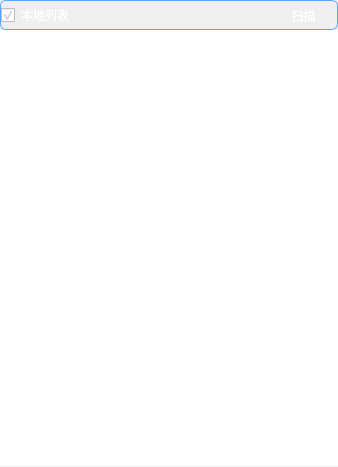
<?xml version="1.0" encoding="UTF-8"?>
<ui version="4.0">
 <class>NativeWidget</class>
 <widget class="QWidget" name="NativeWidget">
  <property name="geometry">
   <rect>
    <x>0</x>
    <y>0</y>
    <width>338</width>
    <height>467</height>
   </rect>
  </property>
  <property name="sizePolicy">
   <sizepolicy hsizetype="Preferred" vsizetype="Preferred">
    <horstretch>0</horstretch>
    <verstretch>0</verstretch>
   </sizepolicy>
  </property>
  <property name="minimumSize">
   <size>
    <width>338</width>
    <height>0</height>
   </size>
  </property>
  <property name="maximumSize">
   <size>
    <width>338</width>
    <height>16777215</height>
   </size>
  </property>
  <property name="windowTitle">
   <string>Form</string>
  </property>
  <property name="styleSheet">
   <string notr="true">border:none</string>
  </property>
  <layout class="QVBoxLayout" name="verticalLayout" stretch="2,9,1">
   <property name="spacing">
    <number>0</number>
   </property>
   <property name="leftMargin">
    <number>0</number>
   </property>
   <property name="topMargin">
    <number>0</number>
   </property>
   <property name="rightMargin">
    <number>0</number>
   </property>
   <property name="bottomMargin">
    <number>0</number>
   </property>
   <item>
    <widget class="QFrame" name="frame">
     <property name="sizePolicy">
      <sizepolicy hsizetype="Preferred" vsizetype="Fixed">
       <horstretch>0</horstretch>
       <verstretch>0</verstretch>
      </sizepolicy>
     </property>
     <property name="minimumSize">
      <size>
       <width>338</width>
       <height>30</height>
      </size>
     </property>
     <property name="maximumSize">
      <size>
       <width>338</width>
       <height>30</height>
      </size>
     </property>
     <property name="baseSize">
      <size>
       <width>0</width>
       <height>0</height>
      </size>
     </property>
     <property name="styleSheet">
      <string notr="true">border: 1px solid;
border-color: rgb(85, 170, 255);
color: rgb(159, 159, 159);
border-radius:6px;</string>
     </property>
     <property name="frameShape">
      <enum>QFrame::StyledPanel</enum>
     </property>
     <property name="frameShadow">
      <enum>QFrame::Raised</enum>
     </property>
     <layout class="QHBoxLayout" name="horizontalLayout" stretch="4,1">
      <property name="spacing">
       <number>0</number>
      </property>
      <property name="leftMargin">
       <number>0</number>
      </property>
      <property name="topMargin">
       <number>0</number>
      </property>
      <property name="rightMargin">
       <number>0</number>
      </property>
      <property name="bottomMargin">
       <number>0</number>
      </property>
      <item>
       <widget class="MyCheckBox" name="chBox_native">
        <property name="sizePolicy">
         <sizepolicy hsizetype="Preferred" vsizetype="Fixed">
          <horstretch>0</horstretch>
          <verstretch>0</verstretch>
         </sizepolicy>
        </property>
        <property name="minimumSize">
         <size>
          <width>0</width>
          <height>20</height>
         </size>
        </property>
        <property name="maximumSize">
         <size>
          <width>16777215</width>
          <height>20</height>
         </size>
        </property>
        <property name="styleSheet">
         <string notr="true">QCheckBox{
border:none;
font: 75 12pt &quot;微软雅黑&quot;;
color: rgb(255, 255, 255);
}


QCheckBox:indicator:enabled:unchecked
{
  image: url(:/Images/arrow_right.png);
}

QCheckBox:indicator:enabled:unchecked:pressed
{
  image: url(:/Images/arrow_right.png);
}
QCheckBox:indicator:enabled:checked
{
  image: url(:/Images/arrow_down.png);
}</string>
        </property>
        <property name="text">
         <string>本地列表</string>
        </property>
        <property name="checked">
         <bool>true</bool>
        </property>
       </widget>
      </item>
      <item>
       <widget class="QToolButton" name="tBtn_scan">
        <property name="sizePolicy">
         <sizepolicy hsizetype="Fixed" vsizetype="Fixed">
          <horstretch>0</horstretch>
          <verstretch>0</verstretch>
         </sizepolicy>
        </property>
        <property name="minimumSize">
         <size>
          <width>60</width>
          <height>30</height>
         </size>
        </property>
        <property name="maximumSize">
         <size>
          <width>160</width>
          <height>30</height>
         </size>
        </property>
        <property name="styleSheet">
         <string notr="true">QToolButton
{
  font: 12pt &quot;微软雅黑&quot;;
  color:white;
  border-radius:5px;
  border:none;
}</string>
        </property>
        <property name="text">
         <string>扫描</string>
        </property>
        <property name="icon">
         <iconset resource="image.qrc">
          <normaloff>:/rightImage/scan .png</normaloff>:/rightImage/scan .png</iconset>
        </property>
        <property name="iconSize">
         <size>
          <width>24</width>
          <height>24</height>
         </size>
        </property>
        <property name="toolButtonStyle">
         <enum>Qt::ToolButtonTextBesideIcon</enum>
        </property>
        <property name="autoRaise">
         <bool>true</bool>
        </property>
       </widget>
      </item>
     </layout>
    </widget>
   </item>
   <item>
    <widget class="QListWidget" name="listWid_nativeMusic">
     <property name="sizePolicy">
      <sizepolicy hsizetype="Preferred" vsizetype="Preferred">
       <horstretch>0</horstretch>
       <verstretch>0</verstretch>
      </sizepolicy>
     </property>
     <property name="minimumSize">
      <size>
       <width>338</width>
       <height>436</height>
      </size>
     </property>
     <property name="maximumSize">
      <size>
       <width>338</width>
       <height>16777215</height>
      </size>
     </property>
     <property name="styleSheet">
      <string notr="true">border:none</string>
     </property>
     <property name="horizontalScrollBarPolicy">
      <enum>Qt::ScrollBarAlwaysOff</enum>
     </property>
     <property name="editTriggers">
      <set>QAbstractItemView::NoEditTriggers</set>
     </property>
    </widget>
   </item>
   <item>
    <spacer name="verticalSpacer">
     <property name="orientation">
      <enum>Qt::Vertical</enum>
     </property>
     <property name="sizeType">
      <enum>QSizePolicy::Preferred</enum>
     </property>
     <property name="sizeHint" stdset="0">
      <size>
       <width>20</width>
       <height>1</height>
      </size>
     </property>
    </spacer>
   </item>
  </layout>
 </widget>
 <customwidgets>
  <customwidget>
   <class>MyCheckBox</class>
   <extends>QCheckBox</extends>
   <header>mycheckbox.h</header>
  </customwidget>
 </customwidgets>
 <resources>
  <include location="image.qrc"/>
 </resources>
 <connections/>
</ui>
